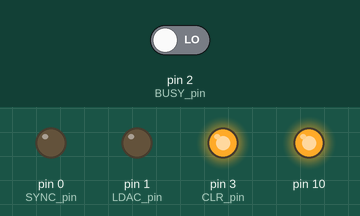
Recording of a sketch running on a simulated Arduino Uno, built with avr-gcc and run on an emulated ATmega328P. Shown: output pins drawn as LEDs (lit = HIGH). The inputs (shaded band) are chosen by the test bench; at power-on: pin 2 (BUSY_pin) LOW. Pins used as bus, display or sensor lines are not drawn.

Above: at 1.2 s.
1.3 s: pin 2 (BUSY_pin) driven HIGH
At 2.0 s:
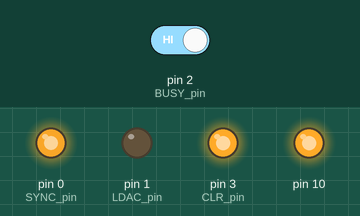
Timing chart, 0 to 4.3 s (numbered marks = the images above; inputs shaded):
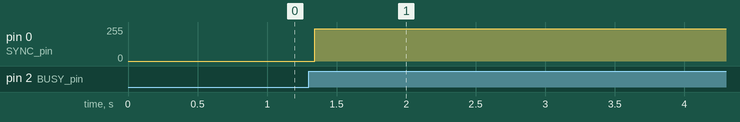

The sketch:

Arduino10_filter.ino
```cpp
/*
##############     Wiring Information         #############
┌───────────────────────────────┬────────┬────────────────┐
│     Arduino MKR WiFi 1010     │        │  EVAL-AD5370   │
├───┬───────┬──────────┬────────┤ Wire   ├────────┬───────┤
│ # │ Pin#  │ Type     │ Name   │ Colour │ Name   │ Pin#  │
├───┼───────┼──────────┼────────┼────────┼────────┼───────┤
│ 1 │ 1     │ GPIO     │ LDAC   │ WHITE  │ /LDAC  │ 8     │
│ 2 │ 2     │ GPIO     │ CLR    │ BLACK  │ /CLR   │ 10    │
│ 3 │ 3     │ GPIO     │ BUSY   │ BROWN  │ /BUSY  │ 12    │
│ 4 │ 4     │ GPIO     │ RESET  │ RED    │ /RESET │ 14    │
│ 5 │ 8     │ SPI/MOSI │ MOSI   │ BLUE   │ DIN    │ 1     │
│ 6 │       │ SPI/MISO │ MISO   │        │ SDO    │ T6    │
│ 7 │ 9     │ SPI/SCLK │ SCLK   │ PURPLE │ SCLK   │ 3     │
│ 8 │ GND   │ Ground   │ GND    │ BLACK  │ DGND   │ 19/20 │
│ 9 │ 0     │ SPI/CE0  │ SS/CE0 │ GREY   │ /SYNC  │ 6     │
└───┴───────┴──────────┴────────┴────────┴────────┴───────┘
** T6 is a test point for EVAL-AD5370
** Pin# for EVAL-AD5370 is from J3 Header
** Pin numbering for Arduino MKR WiFi 1010: Always use the names
   that are printed on the board. Except the digital pins D0-D14
   can be called by just their number without the prefix "D".
** Connect at least two grounds for stable connection

*/

#include <SPI.h>

#define SYNC_pin  0
#define LDAC_pin  1
#define BUSY_pin  2
#define CLR_pin   3
#define RESET_pin  4

// try SPI_MODE0-3
SPISettings settingsA(500000, MSBFIRST, SPI_MODE1);
uint32_t ctrl_word1;

void setup() {

  SPI.begin();                   //Initialize SPI
  pinMode(SYNC_pin , OUTPUT);    //Setup AD5370 Pins
	pinMode(LDAC_pin , OUTPUT);    //Setup AD5370 Pins
	pinMode(BUSY_pin , INPUT);     //Setup AD5370 Pins
	pinMode(CLR_pin  , OUTPUT);    //Setup AD5370 Pins
	pinMode(RESET_pin, OUTPUT);    //Setup AD5370 Pins

  ctrl_word1 = 0x000000; // clear bits
	//Perform a Reset Activity
	digitalWrite(RESET_pin, LOW);
	delay(1);    // waits for a 1ms
	digitalWrite(RESET_pin, HIGH);

	//Perform a Clear Activity
	digitalWrite(CLR_pin, LOW);
	delay(1);
	digitalWrite(CLR_pin, HIGH);

}

void loop() {
  digitalWrite(LDAC_pin, LOW);
  // index: 0xC8 is channel 0
  ctrl_word1 = 0xc9f000;
  if(digitalRead(BUSY_pin) == HIGH) //Ensuring the system (AD5370) is not busy so that we can write to the register, not important for one channel, but might be important for multi channel, if we remove this IF statement we get ~ 8kHz. See Prologue Note on SPEED
    phaseShifterWrite(SYNC_pin, ctrl_word1);

  delay(1); //Sleep to stabilize the loop, so far we have achieved 7.7 kHz, but it flickers around 7.5 to 7.8 kHz, to stabilize the loop, the usleep timer is used, may be more precision timers may be required for the future.

  ctrl_word1 = 0xf2f000;
  if(digitalRead(BUSY_pin) == HIGH)
    phaseShifterWrite(SYNC_pin, ctrl_word1);

  delay(1);
}

void phaseShifterWrite(uint8_t device_id, uint32_t ctrl_word) {
  SPI.beginTransaction(settingsA);

  digitalWrite(device_id, LOW);

  // Transfer 3 bytes, MSB first
  SPI.transfer((ctrl_word >> 16) & 0xFF); // MSB
  SPI.transfer((ctrl_word >> 8) & 0xFF);
  SPI.transfer(ctrl_word & 0xFF); // LSB

  digitalWrite(device_id, HIGH);

  SPI.endTransaction();
}
```

Measured:
- after the input at 1.3 s, pin 0 (SYNC_pin): 0/255 → 242/255 at once
